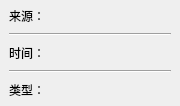
<?xml version="1.0" encoding="UTF-8"?>
<ui version="4.0">
 <class>CustomToolTip</class>
 <widget class="QWidget" name="CustomToolTip">
  <property name="geometry">
   <rect>
    <x>0</x>
    <y>0</y>
    <width>180</width>
    <height>106</height>
   </rect>
  </property>
  <property name="windowTitle">
   <string>CustomToolTip</string>
  </property>
  <layout class="QVBoxLayout" name="verticalLayout">
   <property name="leftMargin">
    <number>9</number>
   </property>
   <property name="topMargin">
    <number>5</number>
   </property>
   <property name="rightMargin">
    <number>9</number>
   </property>
   <property name="bottomMargin">
    <number>5</number>
   </property>
   <item>
    <layout class="QHBoxLayout" name="horizontalLayout">
     <item>
      <widget class="QLabel" name="label">
       <property name="sizePolicy">
        <sizepolicy hsizetype="Preferred" vsizetype="Fixed">
         <horstretch>0</horstretch>
         <verstretch>0</verstretch>
        </sizepolicy>
       </property>
       <property name="text">
        <string>来源：</string>
       </property>
      </widget>
     </item>
     <item>
      <spacer name="horizontalSpacer">
       <property name="orientation">
        <enum>Qt::Orientation::Horizontal</enum>
       </property>
       <property name="sizeHint" stdset="0">
        <size>
         <width>40</width>
         <height>20</height>
        </size>
       </property>
      </spacer>
     </item>
     <item>
      <widget class="QLabel" name="iconLabel">
       <property name="sizePolicy">
        <sizepolicy hsizetype="Preferred" vsizetype="Fixed">
         <horstretch>0</horstretch>
         <verstretch>0</verstretch>
        </sizepolicy>
       </property>
      </widget>
     </item>
     <item>
      <widget class="QLabel" name="appLabel">
       <property name="sizePolicy">
        <sizepolicy hsizetype="Preferred" vsizetype="Fixed">
         <horstretch>0</horstretch>
         <verstretch>0</verstretch>
        </sizepolicy>
       </property>
       <property name="text">
        <string/>
       </property>
      </widget>
     </item>
    </layout>
   </item>
   <item>
    <widget class="Line" name="line">
     <property name="frameShadow">
      <enum>QFrame::Shadow::Sunken</enum>
     </property>
     <property name="orientation">
      <enum>Qt::Orientation::Horizontal</enum>
     </property>
    </widget>
   </item>
   <item>
    <layout class="QHBoxLayout" name="horizontalLayout_2">
     <item>
      <widget class="QLabel" name="label_2">
       <property name="text">
        <string>时间：</string>
       </property>
      </widget>
     </item>
     <item>
      <spacer name="horizontalSpacer_2">
       <property name="orientation">
        <enum>Qt::Orientation::Horizontal</enum>
       </property>
       <property name="sizeHint" stdset="0">
        <size>
         <width>40</width>
         <height>20</height>
        </size>
       </property>
      </spacer>
     </item>
     <item>
      <widget class="QLabel" name="timestampLabel">
       <property name="sizePolicy">
        <sizepolicy hsizetype="Preferred" vsizetype="Fixed">
         <horstretch>0</horstretch>
         <verstretch>0</verstretch>
        </sizepolicy>
       </property>
       <property name="text">
        <string/>
       </property>
      </widget>
     </item>
    </layout>
   </item>
   <item>
    <widget class="Line" name="line_2">
     <property name="frameShadow">
      <enum>QFrame::Shadow::Sunken</enum>
     </property>
     <property name="orientation">
      <enum>Qt::Orientation::Horizontal</enum>
     </property>
    </widget>
   </item>
   <item>
    <layout class="QHBoxLayout" name="horizontalLayout_3">
     <item>
      <widget class="QLabel" name="label_3">
       <property name="text">
        <string>类型：</string>
       </property>
      </widget>
     </item>
     <item>
      <spacer name="horizontalSpacer_3">
       <property name="orientation">
        <enum>Qt::Orientation::Horizontal</enum>
       </property>
       <property name="sizeHint" stdset="0">
        <size>
         <width>40</width>
         <height>20</height>
        </size>
       </property>
      </spacer>
     </item>
     <item>
      <widget class="QLabel" name="typeLabel">
       <property name="sizePolicy">
        <sizepolicy hsizetype="Preferred" vsizetype="Fixed">
         <horstretch>0</horstretch>
         <verstretch>0</verstretch>
        </sizepolicy>
       </property>
       <property name="text">
        <string/>
       </property>
      </widget>
     </item>
    </layout>
   </item>
  </layout>
 </widget>
 <resources>
  <include location="Clipboard.qrc"/>
 </resources>
 <connections/>
</ui>
